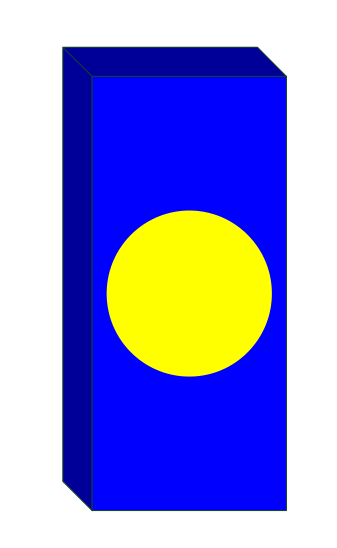
#> input picture 1.png, 337 x 548 px, given in place of the camera
$ python main.py
#> lines starting #> are read from the running program, lines starting #| are printed output that depends on the picture; after the words box and inside, x2 and y2 are one past the last pixel; in counts of white or black regions, pixels touching at a corner belong together; long printed decimals are rounded
#> further down, frame is the input picture: shape (548, 337, 3); mean B, G, R 213, 142.7, 142.1
import cv2
import numpy as np
import serial


class ShapeDetector:
    def __init__(self):
        pass

    # 轮廓形状识别器 只有一个参数 c：轮廓
    # 为了进行形状检测，我们将使用轮廓近似法。 顾名思义，轮廓近似（contour approximation）是一种算法，用于通过减少一组点来减少曲线中的点数，因此称为术语近似。
    # 轮廓近似是基于以下假设：一条曲线可以由一系列短线段近似。这将导致生成近似曲线，该曲线由原始曲线定义的点子集组成。
    # 轮廓近似实际上已经通过cv2.approxPolyDP在OpenCV中实现。
    def detect(self, c):
        # 初始化形状名称，使用轮廓近似法
        # 计算周长
        peri = cv2.arcLength(c, True)
        approx = cv2.approxPolyDP(c, 0.04 * peri, True)

        # 轮廓是由一系列顶点组成的；如果是三角形，将拥有3个向量
        if len(approx) == 3:
            shape = "triangle"
        # 如果有4个顶点，那么是矩形或者正方形
        elif len(approx) == 4:
            # 计算轮廓的边界框 并且计算宽高比
            (x, y, w, h) = cv2.boundingRect(approx)
            ar = w / float(h)
            shape = "square"
        # 否则，根据上边的膨胀腐蚀，我们假设它为圆形
        else:
            shape = "circle"
        # 返回形状的名称
        return shape


# ser = serial.Serial("/dev/ttyS0", 9600, timeout=0.1)

# red1
r_low_hsv1 = np.array([160, 43, 60])
r_high_hsv1 = np.array([180, 255, 255])
# red2
r_low_hsv2 = np.array([0, 43, 60])
r_high_hsv2 = np.array([10, 255, 255])
# green
g_low_hsv1 = np.array([50, 43, 60])
g_high_hsv1 = np.array([94, 255, 255])
# blue
b_low_hsv1 = np.array([100, 43, 60])
b_high_hsv1 = np.array([124, 255, 255])
# yellow
y_low_hsv1 = np.array([11, 43, 60])
y_high_hsv1 = np.array([31, 255, 255])
font = cv2.FONT_HERSHEY_SIMPLEX

# img_src = cv2.imread("3.png")
cap1 = cv2.VideoCapture(0)

width = 1920
height = 1080

cap1.set(cv2.CAP_PROP_FRAME_WIDTH, width)
cap1.set(cv2.CAP_PROP_FRAME_HEIGHT, height)
cap1.set(cv2.CAP_PROP_FOURCC, cv2.VideoWriter_fourcc('M', 'J', 'P', 'G'))


def image_tf_judge(img):
    hsv = cv2.cvtColor(img, cv2.COLOR_BGR2HSV)
#> hsv: shape (548, 337, 3); mean H, S, V 56.5, 141.6, 242.8

    # mask是只突出指定颜色的图片
    mask_red = cv2.inRange(hsv, lowerb=r_low_hsv1, upperb=r_high_hsv1) + cv2.inRange(hsv, lowerb=r_low_hsv2,
                                                                                     upperb=r_high_hsv2)
#> mask_red: shape (548, 337); every value is 0
    mask_blue = cv2.inRange(hsv, lowerb=b_low_hsv1, upperb=b_high_hsv1)
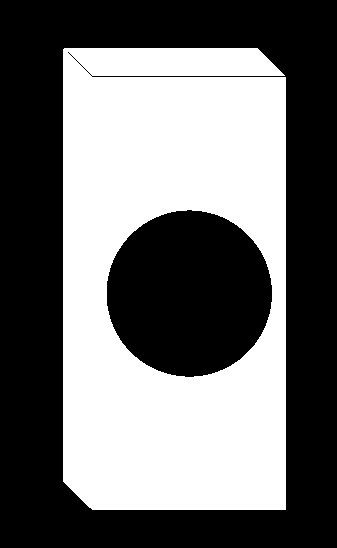
#> mask_blue: shape (548, 337); 43.6% white; 1 white region, box (x1, y1, x2, y2) and area: (63, 48, 286, 510) 80428
    mask_yellow = cv2.inRange(hsv, lowerb=y_low_hsv1, upperb=y_high_hsv1)
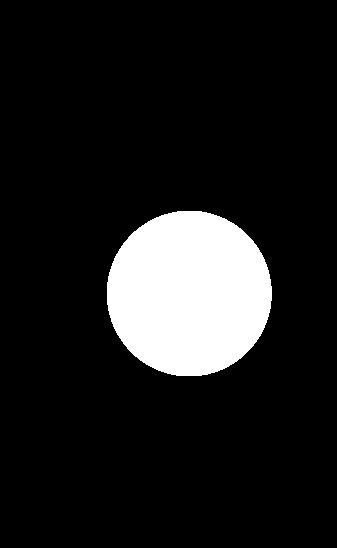
#> mask_yellow: shape (548, 337); 11.7% white; 1 white region, box (x1, y1, x2, y2) and area: (107, 211, 272, 376) 21520
    mask_green = cv2.inRange(hsv, lowerb=g_low_hsv1, upperb=g_high_hsv1)
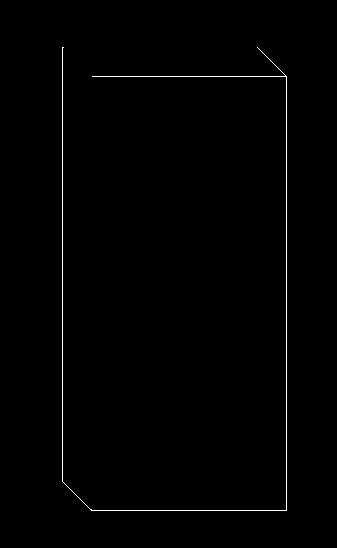
#> mask_green: shape (548, 337); 0.71% white in thin lines or dots, all inside (x1, y1, x2, y2) = (62, 47, 287, 511)

    inner_mask = [mask_yellow, mask_green]
    inner_mask_S = []
    inner_mask_counter = []
    outer_mask = [mask_blue + mask_yellow + mask_green,
                  mask_red + mask_yellow + mask_green]
    outer_mask_S = []
    outer_mask_counter = []
    features = {"inner_color": "none", "inner_shape": "none",
                "outer_color": "none"}  # 内部颜色 内部形状 外部颜色 外部形状
    sd = ShapeDetector()
    detect = 0
    for i in range(len(inner_mask)):
        # 中值滤波降噪
        median = cv2.medianBlur(inner_mask[i], 7)
        k1 = np.ones((5, 5), np.uint8)
        opening = cv2.morphologyEx(median, cv2.MORPH_OPEN, k1)
        cv2.imshow("inner" + str(i), opening)
        contours, hierarchy = cv2.findContours(
            median, cv2.RETR_EXTERNAL, cv2.CHAIN_APPROX_SIMPLE)
        if len(contours) != 0:
            area = []
            # 找到最大的轮廓
            for k in range(len(contours)):
                area.append(cv2.contourArea(contours[k]))
            max_idx = np.argmax(np.array(area))
            inner_mask_S.append(area[max_idx])
            inner_mask_counter.append(contours[max_idx])
        else:
            inner_mask_S.append(0)
            inner_mask_counter.append(None)
#> this loop made 2 passes
#> max_idx on pass 1: 0
#> after the loop, inner_mask_S = [21285, 0]; inner_mask_counter = 2 items
    inner_tag = inner_mask_S.index(max(inner_mask_S))
#> inner_tag = 0
    if inner_tag == 0:
        features["inner_color"] = "yellow"
    else:
        features["inner_color"] = "green"
    if inner_mask_counter[inner_tag] is not None:
        shape = sd.detect(inner_mask_counter[inner_tag])
#> in detect, `peri = cv2.arcLength(c, True)`: peri = 544.7
#> in detect, `approx = cv2.approxPolyDP(c, 0.04 * peri, True)`: approx = [[177, 211], [123, 243], [107, 304], [140, 360], [201, 375], [256, 341], [270, 279], [236, 225]]
#> shape = 'circle'
        if shape == "triangle":
            features["inner_shape"] = "triangle"
        elif shape == "circle":
            features["inner_shape"] = "circle"

    for i in range(len(outer_mask)):
        # 中值滤波降噪
        median = cv2.medianBlur(outer_mask[i], 7)
        k1 = np.ones((5, 5), np.uint8)
        opening = cv2.morphologyEx(median, cv2.MORPH_OPEN, k1)
        closing = cv2.morphologyEx(opening, cv2.MORPH_CLOSE, k1)
        cv2.imshow("outer" + str(i), closing)
        contours, hierarchy = cv2.findContours(
            median, cv2.RETR_EXTERNAL, cv2.CHAIN_APPROX_SIMPLE)
        if len(contours) != 0:
            area = []
            # 找到最大的轮廓
            for k in range(len(contours)):
                area.append(cv2.contourArea(contours[k]))
            max_idx = np.argmax(np.array(area))
            outer_mask_S.append(area[max_idx])
            outer_mask_counter.append(contours[max_idx])
        else:
            outer_mask_S.append(0)
            outer_mask_counter.append(None)
#> this loop made 2 passes
#> pass 1, in image_tf_judge, `median = cv2.medianBlur(outer_mask[i], 7)`:
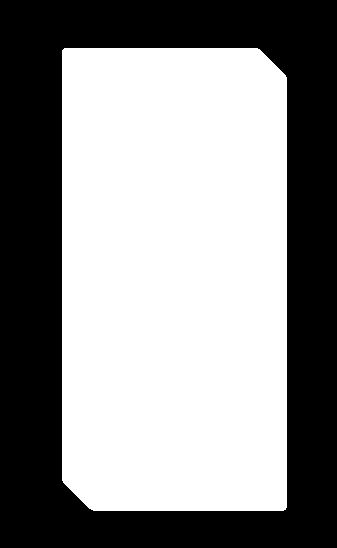
#> median: shape (548, 337); 55.9% white; 1 black region
#> after the loop, outer_mask_S = [102663.5, 21285]; outer_mask_counter = 2 contours; box (x1, y1, x2, y2) and area: (62, 48, 287, 511) 102664, (107, 211, 272, 376) 21285
    outer_tag = outer_mask_S.index(max(outer_mask_S))
#> outer_tag = 0
    if outer_tag == 0:
        features["outer_color"] = "blue"
    else:
        features["outer_color"] = "red"
    if inner_mask_counter[inner_tag] is not None:
        M = cv2.moments(inner_mask_counter[inner_tag])  # 求矩
#> M = moments, m00 21285, centre m10/m00, m01/m00 = (188.8, 293.1)
        if M['m00'] != 0:
            cx = int(M['m10'] / M['m00'])  # 求x坐标
#> cx = 188
            cy = int(M['m01'] / M['m00'])  # 求y坐标
#> cy = 293
            x, y, w, h = cv2.boundingRect(outer_mask_counter[outer_tag])
#> x = 62; y = 48; w = 225; h = 463
            if x < cx < x + w and y < cy < y + h:
                print(inner_mask_S[inner_tag] / outer_mask_S[outer_tag])
#| 0.2073
                if 0.05 < (inner_mask_S[inner_tag] / outer_mask_S[outer_tag]) < 0.3:
                    if features["inner_color"] == "yellow" and features["inner_shape"] == "circle" and features[
                            "outer_color"] == "blue":
                        detect = 1
                    elif features["inner_color"] == "green" and features["inner_shape"] == "triangle" and features[
                            "outer_color"] == "red":
                        detect = 2
                    elif features["inner_color"] == "green" and features["inner_shape"] == "triangle" and features[
                            "outer_color"] == "blue":
                        detect = 3
                    elif features["inner_color"] == "yellow" and features["inner_shape"] == "circle" and features[
                            "outer_color"] == "red":
                        detect = 4
    if detect != 0:
        x, y, w, h = cv2.boundingRect(outer_mask_counter[outer_tag])
        img_boundingRect = cv2.rectangle(
            img, (x, y), (x + w, y + h), (0, 0, 0), 3)
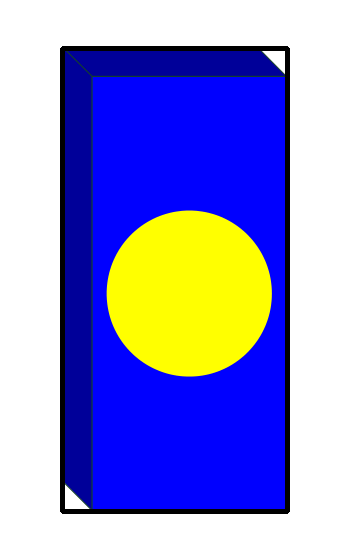
#> img_boundingRect: shape (548, 337, 3); mean B, G, R 205.8, 137.2, 137
        cv2.putText(img_boundingRect,
                    features["inner_color"] + "_" +
                    features["inner_shape"] + "_" + features["outer_color"],
                    (int(x + w / 2), int(y + h / 2)),
                    cv2.FONT_HERSHEY_SIMPLEX,
                    0.4, (0, 0, 0), 1)
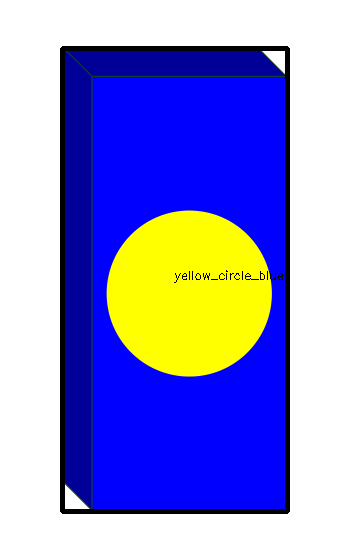
#> img_boundingRect: shape (548, 337, 3); 0.13% of pixels changed, all inside (x1, y1, x2, y2) = (174, 270, 283, 283)
        cv2.imshow("img", img_boundingRect)
        print(features["inner_color"] + "_" +
              features["inner_shape"] + "_" + features["outer_color"])


if cap1.isOpened():
    while True:
        ret, frame = cap1.read()
        # 如果正确读取帧，ret为True
        if not ret:
            print("Can't receive frame (stream)")
        image_tf_judge(frame)
        cv2.waitKey(1)
        if cv2.waitKey(1) == ord('q'):
#> (key q is pressed here)
            break

$ run again, on 2.png
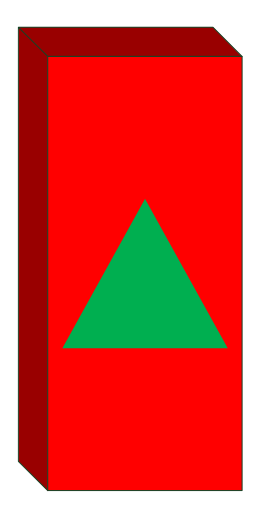
#> input picture 2.png, 261 x 513 px, given in place of the camera
#> frame is the input picture: shape (513, 261, 3); mean B, G, R 65.9, 75.2, 214.5
#> hsv: shape (513, 261, 3); mean H, S, V 8, 194.5, 230.7
#> in image_tf_judge, `mask_red = cv2.inRange(hsv, lowerb=r_low_hsv1, upperb=r_high_hsv1) + c..`:
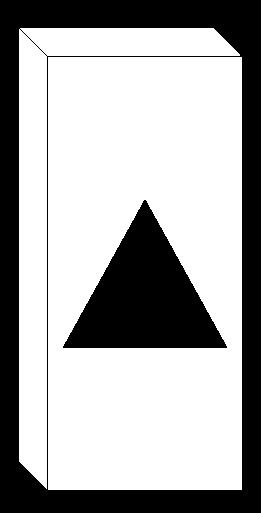
#> mask_red: shape (513, 261); 66.6% white; 2 black regions, box (x1, y1, x2, y2) and area: (0, 0, 261, 513) 32336, (63, 200, 227, 348) 12340
#> mask_blue: shape (513, 261); every value is 0
#> mask_yellow: shape (513, 261); 0.04% white in thin lines or dots, all inside (x1, y1, x2, y2) = (64, 55, 241, 345)
#> mask_green: shape (513, 261); 9.8% white; 4 white regions, box (x1, y1, x2, y2) and area: (63, 200, 227, 348) 12259, (18, 27, 47, 490) 470, (47, 27, 243, 57) 225, (48, 490, 242, 491) 194
#> the loop in image_tf_judge, `for i in range(len(inner_mask)):` made 2 passes
#> max_idx on pass 2: 0
#> after the loop in image_tf_judge, `for i in range(len(inner_mask)):`: inner_mask_S = [0, 12014.5]; inner_mask_counter = 2 items
#> inner_tag = 1
#> peri = 513.7
#> approx = [[145, 202], [67, 347], [224, 346]]
#> shape = 'triangle'
#> the loop in image_tf_judge, `for i in range(len(outer_mask)):` made 2 passes
#> after the loop in image_tf_judge, `for i in range(len(outer_mask)):`: outer_mask_S = [12085, 102224]; outer_mask_counter = 2 contours; box (x1, y1, x2, y2) and area: (18, 28, 242, 491) 102224, (64, 202, 226, 348) 12085
#> outer_tag = 1
#> M = moments, m00 12014.5, centre m10/m00, m01/m00 = (144.6, 297.9)
#> cx = 144
#> cy = 297
#> x = 18; y = 28; w = 224; h = 463
#| 0.1175
#> in image_tf_judge, `cv2.putText(img_boundingRect, features["inner_color"] + "_" + features..`:
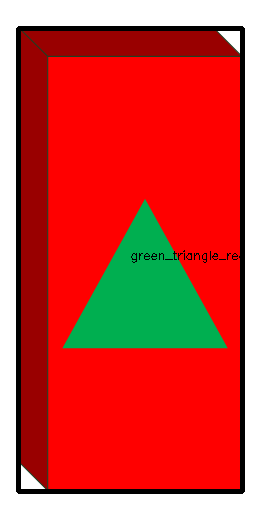
#> img_boundingRect: shape (513, 261, 3); mean B, G, R 59.5, 68.4, 204.5

$ run again, on 3.png
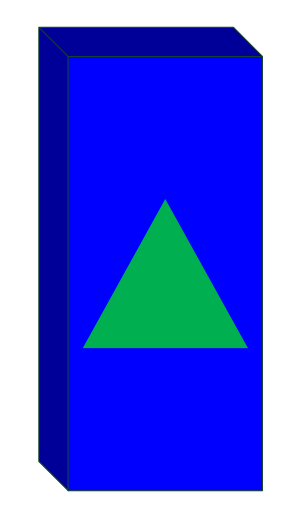
#> input picture 3.png, 304 x 525 px, given in place of the camera
#> frame is the input picture: shape (525, 304, 3); mean B, G, R 227.4, 104, 89.9
#> hsv: shape (525, 304, 3); mean H, S, V 74.1, 164.1, 234.8
#> mask_red: shape (525, 304); every value is 0
#> in image_tf_judge, `mask_blue = cv2.inRange(hsv, lowerb=b_low_hsv1, upperb=b_high_hsv1)`:
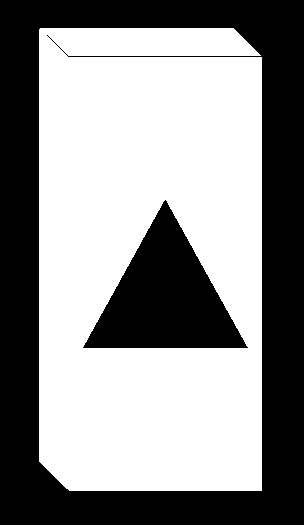
#> mask_blue: shape (525, 304); 56.3% white; 2 black regions, box (x1, y1, x2, y2) and area: (0, 0, 304, 525) 57410, (83, 200, 248, 348) 12270
#> mask_green: shape (525, 304); 8.4% white; 3 white regions, box (x1, y1, x2, y2) and area: (83, 200, 247, 348) 12246, (68, 27, 263, 491) 658, (38, 27, 69, 491) 467
#> the loop in image_tf_judge, `for i in range(len(inner_mask)):` made 2 passes
#> max_idx on pass 2: 0
#> after the loop in image_tf_judge, `for i in range(len(inner_mask)):`: inner_mask_S = [0, 12002]; inner_mask_counter = 2 items
#> inner_tag = 1
#> peri = 515.1
#> approx = [[164, 202], [85, 345], [243, 347]]
#> shape = 'triangle'
#> the loop in image_tf_judge, `for i in range(len(outer_mask)):` made 2 passes
#> after the loop in image_tf_judge, `for i in range(len(outer_mask)):`: outer_mask_S = [102663.5, 12002]; outer_mask_counter = 2 contours; box (x1, y1, x2, y2) and area: (38, 28, 263, 491) 102664, (85, 202, 246, 348) 12002
#> outer_tag = 0
#> M = moments, m00 12002, centre m10/m00, m01/m00 = (164.8, 297.9)
#> cx = 164
#> cy = 297
#> x = 38; y = 28; w = 225; h = 463
#| 0.1169
#> in image_tf_judge, `cv2.putText(img_boundingRect, features["inner_color"] + "_" + features..`:
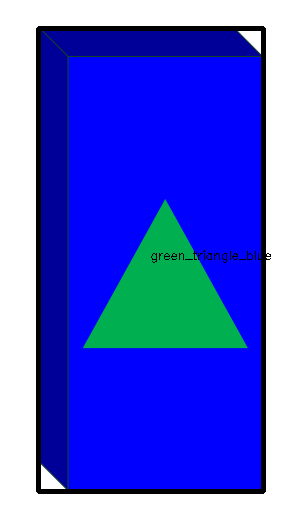
#> img_boundingRect: shape (525, 304, 3); mean B, G, R 218.7, 97.6, 84

$ run again, on 4.png
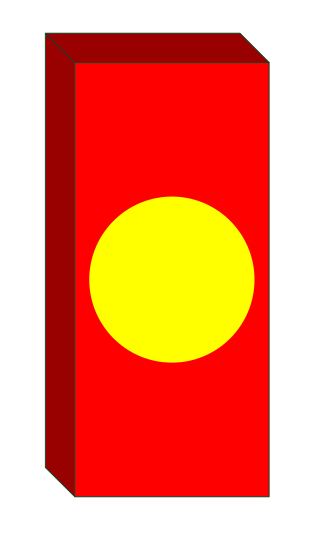
#> input picture 4.png, 320 x 548 px, given in place of the camera
#> frame is the input picture: shape (548, 320, 3); mean B, G, R 105, 136.6, 242
#> hsv: shape (548, 320, 3); mean H, S, V 4.6, 148.6, 242.3
#> in image_tf_judge, `mask_red = cv2.inRange(hsv, lowerb=r_low_hsv1, upperb=r_high_hsv1) + c..`:
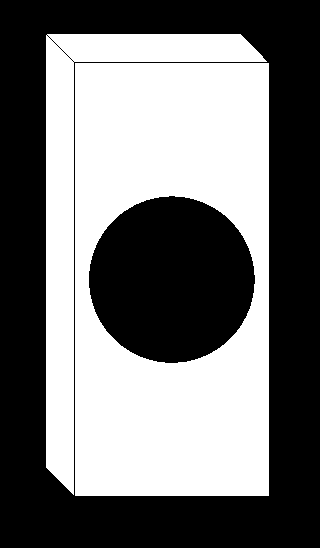
#> mask_red: shape (548, 320); 45.6% white; 2 white regions, box (x1, y1, x2, y2) and area: (75, 63, 269, 496) 62388, (46, 34, 267, 495) 17551
#> mask_blue: shape (548, 320); every value is 0
#> mask_yellow: shape (548, 320); 12.4% white; 3 white regions (1 under 20 px), largest, box (x1, y1, x2, y2) and area: (89, 196, 255, 363) 21614, (75, 496, 268, 497) 193
#> mask_green: shape (548, 320); 0.4% white in thin lines or dots, all inside (x1, y1, x2, y2) = (45, 33, 270, 496)
#> the loop in image_tf_judge, `for i in range(len(inner_mask)):` made 2 passes
#> max_idx on pass 1: 0
#> after the loop in image_tf_judge, `for i in range(len(inner_mask)):`: inner_mask_S = [21378, 0]; inner_mask_counter = 2 items
#> inner_tag = 0
#> peri = 547.2
#> approx = [[169, 196], [107, 227], [89, 287], [121, 345], [177, 362], [236, 331], [254, 275], [224, 215]]
#> shape = 'circle'
#> the loop in image_tf_judge, `for i in range(len(outer_mask)):` made 2 passes
#> after the loop in image_tf_judge, `for i in range(len(outer_mask)):`: outer_mask_S = [21378, 102223.5]; outer_mask_counter = 2 contours; box (x1, y1, x2, y2) and area: (45, 34, 269, 497) 102224, (89, 196, 255, 363) 21378
#> outer_tag = 1
#> M = moments, m00 21378, centre m10/m00, m01/m00 = (171.4, 279.1)
#> cx = 171
#> cy = 279
#> x = 45; y = 34; w = 224; h = 463
#| 0.2091
#> in image_tf_judge, `cv2.putText(img_boundingRect, features["inner_color"] + "_" + features..`:
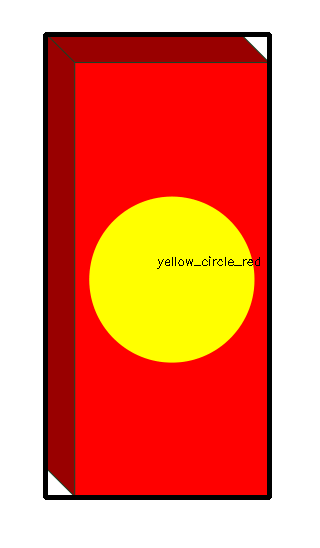
#> img_boundingRect: shape (548, 320, 3); mean B, G, R 100.1, 131.3, 234.3
